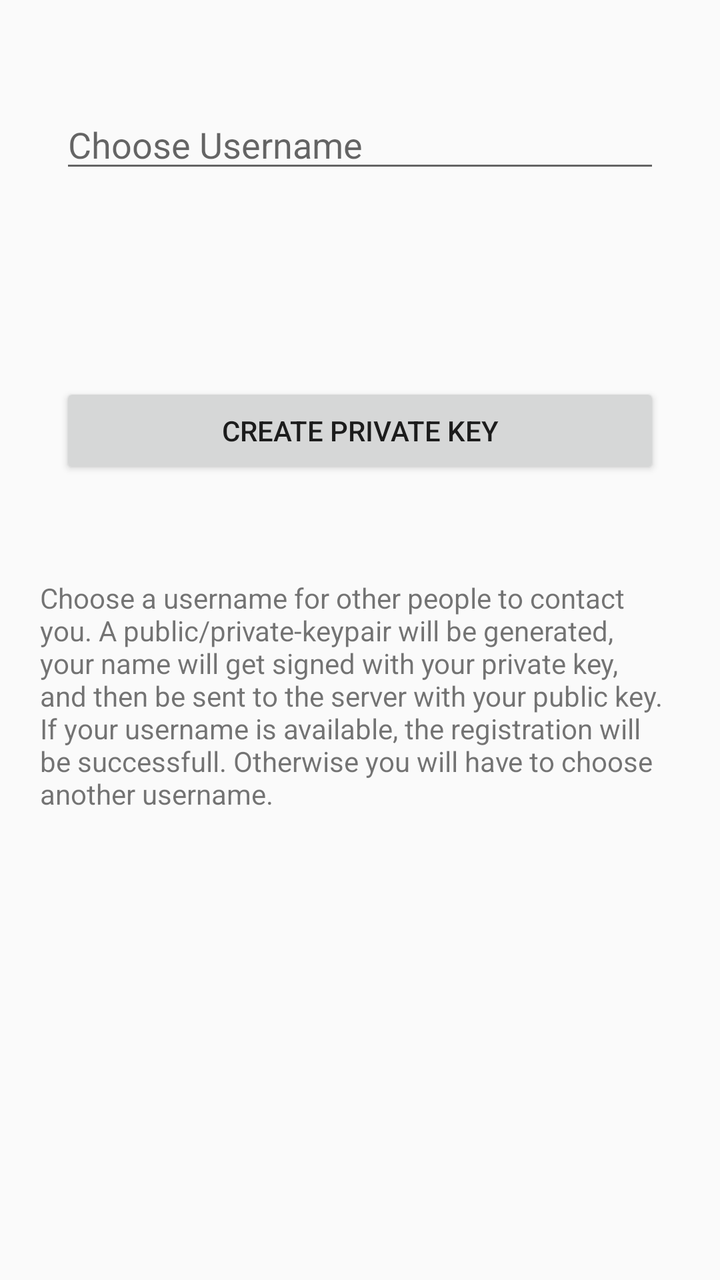
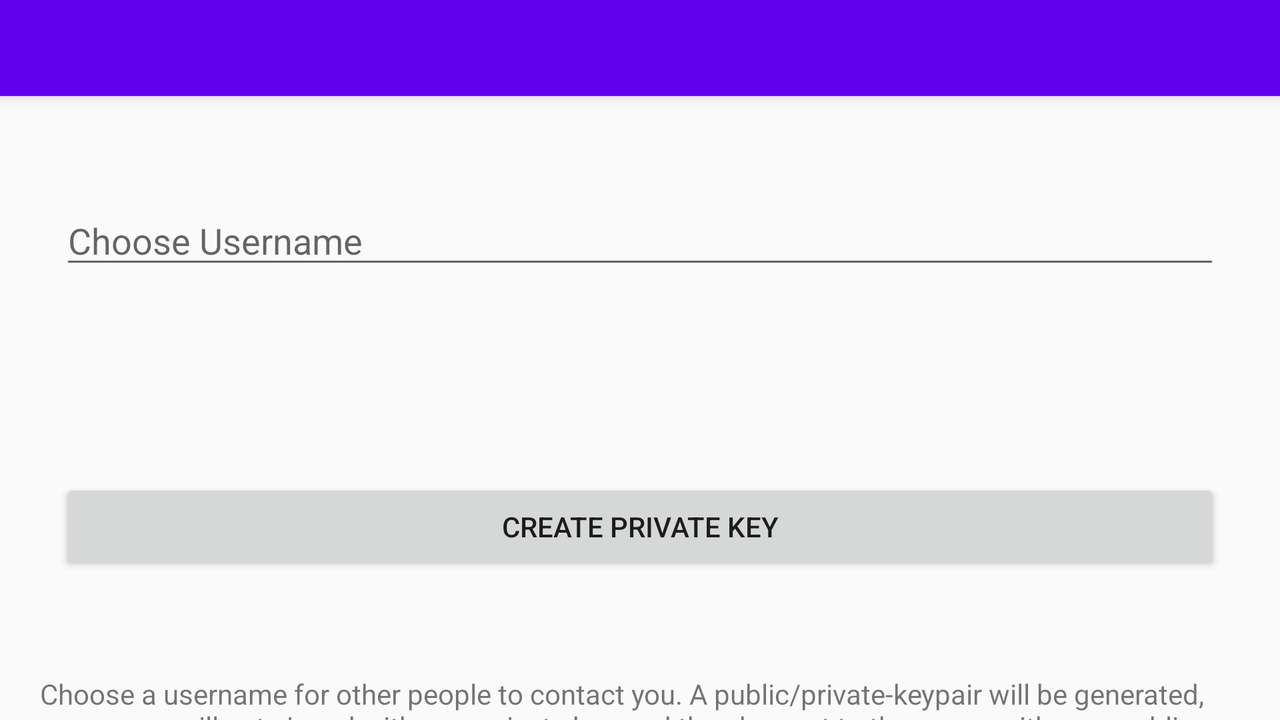

First picture: res/layout/ on a phone held upright. Second picture: the repository's own variant of that layout, on a device whose configuration matches the variant's folder. Source for both follows.
<!-- AndroidManifest.xml: application theme AppTheme -->
<!-- res/layout/activity_register.xml -->
<?xml version="1.0" encoding="utf-8"?>
<LinearLayout xmlns:android="http://schemas.android.com/apk/res/android"
    xmlns:tools="http://schemas.android.com/tools"
    android:layout_width="match_parent"
    android:layout_height="match_parent"
    android:orientation="vertical">

    <EditText
        android:id="@+id/register_name_editText"
        android:layout_width="match_parent"
        android:layout_height="wrap_content"
        android:layout_marginLeft="30dp"
        android:layout_marginRight="30dp"
        android:layout_marginTop="50dp"
        android:ems="10"
        android:hint="@string/prompt_register_name"
        android:inputType="textPersonName" />

    <Button
        android:id="@+id/register_button"
        android:layout_width="match_parent"
        android:layout_height="wrap_content"
        android:layout_marginLeft="30dp"
        android:layout_marginRight="30dp"
        android:layout_marginTop="100dp"
        android:text="@string/action_register" />

    <TextView
        android:id="@+id/register_info_text"
        android:layout_width="match_parent"
        android:layout_height="wrap_content"
        android:layout_marginLeft="20dp"
        android:layout_marginRight="20dp"
        android:layout_marginTop="50dp"
        android:text="@string/register_explaining_text" />
</LinearLayout>
<!-- resources referenced by this layout -->
<resources>
  <string name="action_register">Create Private Key</string>
  <string name="prompt_register_name">Choose Username</string>
  <string name="register_explaining_text">Choose a username for other people to contact you. A public/private-keypair will be generated, your name will get signed with your private key, and then be sent to the server with your public key. If your username is available, the registration will be successfull. Otherwise you will have to choose another username.</string>
  <style name="AppTheme" parent="Theme.AppCompat.Light.DarkActionBar">
          
          <item name="colorPrimary">@color/colorPrimary</item>
          <item name="colorPrimaryDark">@color/colorPrimaryDark</item>
          <item name="colorAccent">@color/colorAccent</item>
      </style>
</resources>
<!-- res/layout-land/activity_register.xml (the repository's variant of the layout above) -->
<!-- drawn on the phone turned sideways -->
<?xml version="1.0" encoding="utf-8"?>
<LinearLayout xmlns:android="http://schemas.android.com/apk/res/android"
    xmlns:app="http://schemas.android.com/apk/res-auto"
    android:layout_width="match_parent"
    android:layout_height="match_parent"
    android:orientation="vertical">
    <android.support.v7.widget.Toolbar
        android:id="@+id/toolbar"
        android:layout_width="match_parent"
        android:layout_height="?attr/actionBarSize"
        android:background="?attr/colorPrimary"
        android:elevation="4dp"
        android:theme="@style/ThemeOverlay.AppCompat.ActionBar"
        app:popupTheme="@style/ThemeOverlay.AppCompat.Light"/>

    <EditText
        android:id="@+id/register_name_editText"
        android:layout_width="match_parent"
        android:layout_height="wrap_content"
        android:layout_marginLeft="30dp"
        android:layout_marginRight="30dp"
        android:layout_marginTop="50dp"
        android:ems="10"
        android:hint="@string/prompt_register_name"
        android:inputType="textPersonName" />

    <Button
        android:id="@+id/register_button"
        android:layout_width="match_parent"
        android:layout_height="wrap_content"
        android:layout_marginLeft="30dp"
        android:layout_marginRight="30dp"
        android:layout_marginTop="100dp"
        android:text="@string/action_register" />

    <TextView
        android:id="@+id/register_info_text"
        android:layout_width="match_parent"
        android:layout_height="wrap_content"
        android:layout_marginLeft="20dp"
        android:layout_marginRight="20dp"
        android:layout_marginTop="50dp"
        android:text="@string/register_explaining_text" />
</LinearLayout>
